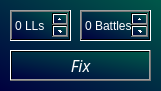
<?xml version="1.0" encoding="UTF-8"?>
<ui version="4.0">
 <class>Form</class>
 <widget class="QWidget" name="Form">
  <property name="geometry">
   <rect>
    <x>0</x>
    <y>0</y>
    <width>161</width>
    <height>91</height>
   </rect>
  </property>
  <property name="windowTitle">
   <string>Override</string>
  </property>
  <property name="styleSheet">
   <string notr="true">background-color: qlineargradient(spread:reflect, x1:0, y1:1, x2:1, y2:0, stop:0 rgba(0, 0, 63, 255), stop:1 rgba(0, 88, 73, 255))</string>
  </property>
  <widget class="QSpinBox" name="lavishlockeroverrideSpinBox">
   <property name="geometry">
    <rect>
     <x>10</x>
     <y>10</y>
     <width>61</width>
     <height>31</height>
    </rect>
   </property>
   <property name="styleSheet">
    <string notr="true">color: rgb(255, 255, 255)</string>
   </property>
   <property name="suffix">
    <string> LLs</string>
   </property>
   <property name="displayIntegerBase">
    <number>10</number>
   </property>
  </widget>
  <widget class="QSpinBox" name="battleoverrideSpinBox">
   <property name="geometry">
    <rect>
     <x>80</x>
     <y>10</y>
     <width>71</width>
     <height>31</height>
    </rect>
   </property>
   <property name="styleSheet">
    <string notr="true">color: rgb(255, 255, 255)</string>
   </property>
   <property name="suffix">
    <string> Battles</string>
   </property>
   <property name="maximum">
    <number>99</number>
   </property>
   <property name="displayIntegerBase">
    <number>10</number>
   </property>
  </widget>
  <widget class="QPushButton" name="overridefixButton">
   <property name="geometry">
    <rect>
     <x>10</x>
     <y>50</y>
     <width>141</width>
     <height>31</height>
    </rect>
   </property>
   <property name="font">
    <font>
     <family>Lucida Sans</family>
     <pointsize>12</pointsize>
     <italic>true</italic>
    </font>
   </property>
   <property name="styleSheet">
    <string notr="true">border-color: rgb(0, 0, 0);
color: rgb(255, 255, 255);</string>
   </property>
   <property name="text">
    <string>Fix</string>
   </property>
   <property name="default">
    <bool>false</bool>
   </property>
   <property name="flat">
    <bool>false</bool>
   </property>
  </widget>
 </widget>
 <resources/>
 <connections/>
</ui>
